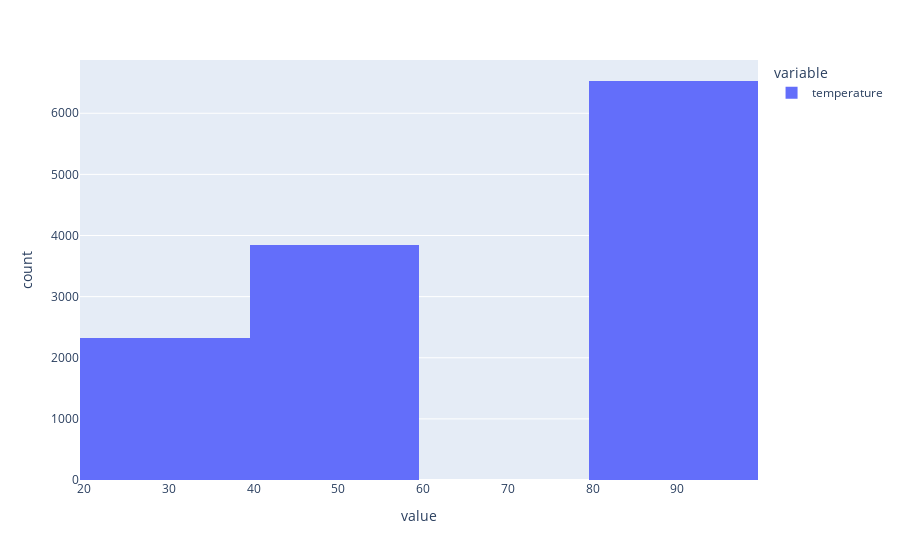

The cell this chart's notebook holds for it:
### Markdown cell above
6. Use a histogram to visualize the temperature column.

### Code cell
px.histogram(df["temperature"])

### Figure 1 — Plotly figure (JSON) as saved in the notebook; plotly's stock layout.template omitted (floating-point values rounded to 4 significant figures; data arrays with more than 128 entries replaced by an {"elided": "..."} marker saying what was removed)
{"data": [{"alignmentgroup": "True", "bingroup": "x", "hovertemplate": "variable=temperature<br>value=%{x}<br>count=%{y}<extra></extra>", "legendgroup": "temperature", "marker": {"color": "#636efa", "pattern": {"shape": ""}}, "name": "temperature", "offsetgroup": "temperature", "orientation": "v", "showlegend": true, "type": "histogram", "x": {"elided": "12684 int values"}, "xaxis": "x", "yaxis": "y"}], "layout": {"barmode": "relative", "legend": {"title": {"text": "variable"}, "tracegroupgap": 0}, "margin": {"t": 60}, "xaxis": {"anchor": "y", "domain": [0, 1], "title": {"text": "value"}}, "yaxis": {"anchor": "x", "domain": [0, 1], "title": {"text": "count"}}}}
